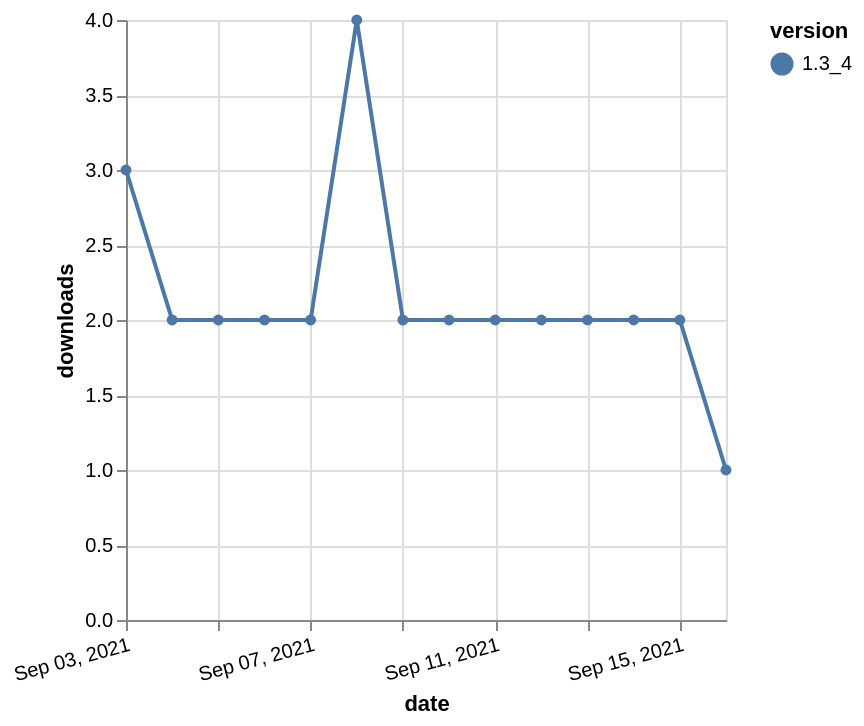

Vega-Lite specification for this chart:
### Vega-Lite specification from a JSON file in a GitHub repository (floating-point values rounded to 4 significant figures)
{"$schema": "https://vega.github.io/schema/vega-lite/v5.json", "description": "A simple bar chart with embedded data.", "data": {"values": [{"date": "2021-09-03", "total": 2923, "delta": 3, "version": "1.3_4"}, {"date": "2021-09-04", "total": 2925, "delta": 2, "version": "1.3_4"}, {"date": "2021-09-05", "total": 2927, "delta": 2, "version": "1.3_4"}, {"date": "2021-09-06", "total": 2929, "delta": 2, "version": "1.3_4"}, {"date": "2021-09-07", "total": 2931, "delta": 2, "version": "1.3_4"}, {"date": "2021-09-08", "total": 2935, "delta": 4, "version": "1.3_4"}, {"date": "2021-09-09", "total": 2937, "delta": 2, "version": "1.3_4"}, {"date": "2021-09-10", "total": 2939, "delta": 2, "version": "1.3_4"}, {"date": "2021-09-11", "total": 2941, "delta": 2, "version": "1.3_4"}, {"date": "2021-09-12", "total": 2943, "delta": 2, "version": "1.3_4"}, {"date": "2021-09-13", "total": 2945, "delta": 2, "version": "1.3_4"}, {"date": "2021-09-14", "total": 2947, "delta": 2, "version": "1.3_4"}, {"date": "2021-09-15", "total": 2949, "delta": 2, "version": "1.3_4"}, {"date": "2021-09-16", "total": 2950, "delta": 1, "version": "1.3_4"}]}, "width": "container", "mark": {"type": "line", "point": {"filled": true}}, "encoding": {"x": {"field": "date", "type": "temporal", "timeUnit": "yearmonthdate", "title": "date", "axis": {"labelAngle": -15}}, "y": {"field": "delta", "type": "quantitative", "title": "downloads"}, "color": {"field": "version", "type": "nominal"}, "tooltip": {"field": "delta"}}}
